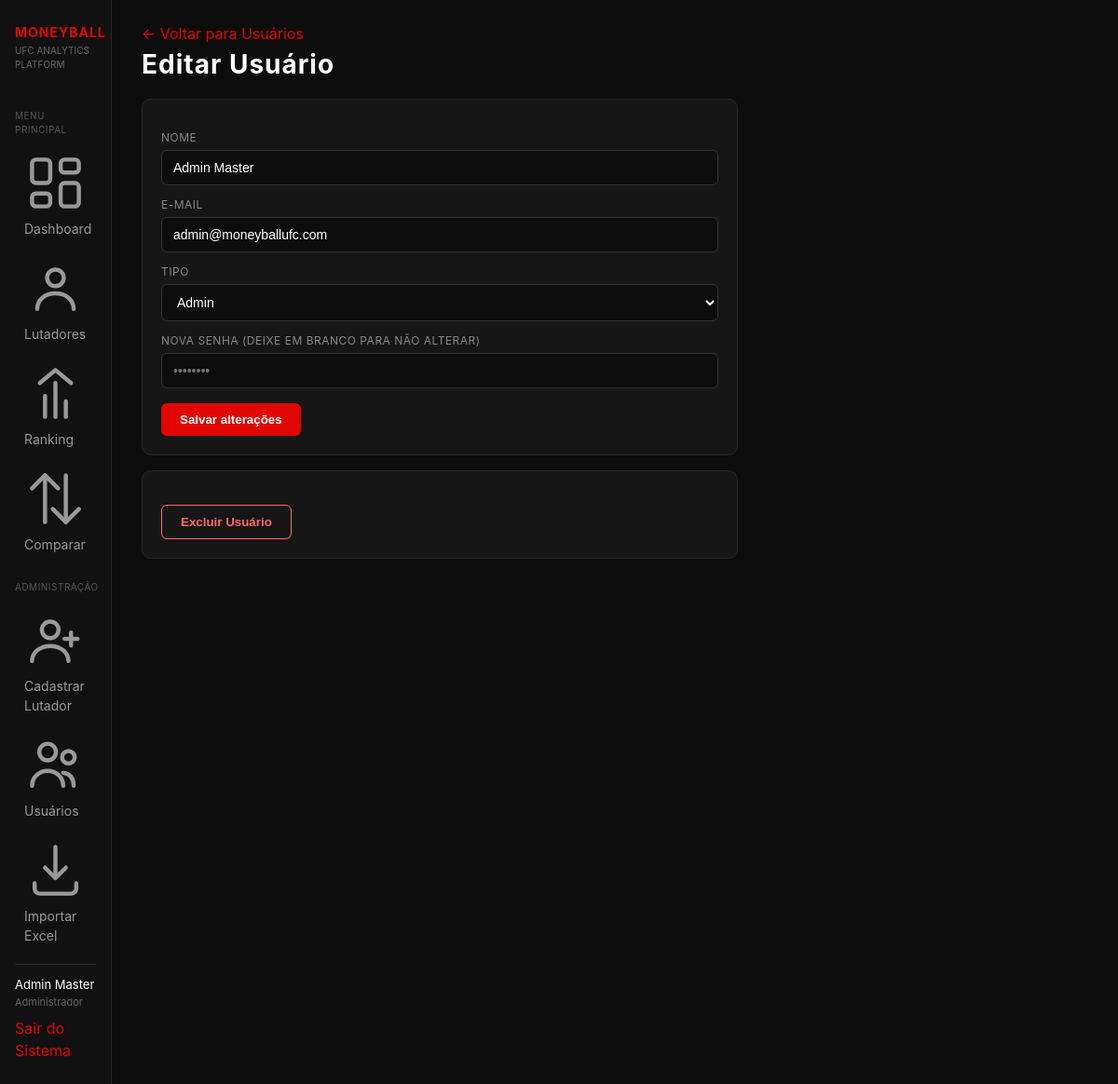
The page /moneyball/public/editar_usuario.php?id=1 (signed in) on the database its author committed.
### tables this page shows
CREATE TABLE `usuarios` (
  `id` int(11) NOT NULL,
  `nome` varchar(100) NOT NULL,
  `email` varchar(150) NOT NULL,
  `senha` varchar(255) NOT NULL,
  `tipo` enum('admin','comum') NOT NULL DEFAULT 'comum',
  `criado_em` datetime DEFAULT current_timestamp()
);

### moneyball/includes/funcoes_usuario.php (called while the page is built, shortened)
<?php
function buscarUsuarioPorId($conexao, $id) {
    $sql = "SELECT id, nome, email, tipo FROM usuarios WHERE id = ?";
    $stmt = mysqli_prepare($conexao, $sql);
    mysqli_stmt_bind_param($stmt, "i", $id);
    mysqli_stmt_execute($stmt);
    $usuario = mysqli_fetch_assoc(mysqli_stmt_get_result($stmt));
    return $usuario;
}

### moneyball/public/editar_usuario.php (the view, shortened to what this page needs)
<?php
require_once __DIR__ . "/../config/conexao.php";
require_once __DIR__ . "/../includes/funcoes_usuario.php";
$usuarioId = isset($_GET["id"]) ? (int) $_GET["id"] : 0;
$usuario = buscarUsuarioPorId($conexao, $usuarioId);
?>
<!DOCTYPE html>
<html lang="pt-br">
<head>
    <link rel="stylesheet" href="../css/style.css">
</head>
<body>
<div class="layout">
    <?php include __DIR__ . "/../includes/menu.php"; ?>
    <main class="conteudo">
    <a href="cadastrar_usuario.php">&larr; Voltar para Usuários</a>
    <h1>Editar Usuário</h1>
    <form method="POST" action="editar_usuario.php?id=<?php echo $usuarioId; ?>">
        <label>Nome</label>
        <input type="text" name="nome" value="<?php echo htmlspecialchars($usuario["nome"]); ?>" required>
        <label>E-mail</label>
        <input type="email" name="email" value="<?php echo htmlspecialchars($usuario["email"]); ?>" required>
        <label>Tipo</label>
        <select name="tipo">
            <option value="admin" <?php echo ($usuario["tipo"] === "admin") ? "selected" : ""; ?>>Admin</option>
        </select>
        <label>Nova senha (deixe em branco para não alterar)</label>
        <input type="password" name="nova_senha" placeholder="••••••••">
        <button type="submit">Salvar alterações</button>
    </form>
    <form method="POST" action="excluir_usuario.php" onsubmit="return confirm('Tem certeza que deseja excluir este usuário?');">
        <button type="submit" class="botao-perigo">Excluir Usuário</button>
    </form>
    </main>
</div>
</body>
</html>

### moneyball/css/style.css (style rules this page uses)
* { margin: 0; padding: 0; box-sizing: border-box; }
body { background-color: #0d0d0d; color: #e5e5e5; font-family: -apple-system, "Segoe UI", Roboto, Arial, sans-serif; padding: 24px 32px; line-height: 1.5; }
h1 { color: #ffffff; font-size: 28px; letter-spacing: 1px; margin-bottom: 4px; }
a { color: #e10600; text-decoration: none; }
form { background-color: #161616; border: 1px solid #262626; border-radius: 10px; padding: 20px; margin: 16px 0; max-width: 640px; }
label { display: block; color: #888888; font-size: 12px; text-transform: uppercase; letter-spacing: 0.5px; margin-top: 12px; margin-bottom: 4px; }
input[type="text"], input[type="email"], input[type="password"], input[type="number"], input[type="file"], select { width: 100%; background-color: #0d0d0d; border: 1px solid #333333; color: #ffffff; padding: 10px 12px; border-radius: 6px; font-size: 14px; }
button, input[type="submit"] { background-color: #e10600; color: #ffffff; border: none; padding: 10px 20px; border-radius: 6px; font-weight: bold; cursor: pointer; margin-top: 16px; }
.botao-perigo { background-color: transparent; border: 1px solid #ff6b6b; color: #ff6b6b; }
body { padding: 0; }
.layout { display: flex; min-height: 100vh; }
.conteudo { flex-grow: 1; padding: 24px 32px; overflow-x: auto; }

### rows shown on the page
usuarios: nome "Admin Master", email "admin@moneyballufc.com", tipo "Admin"

### other values the page prints
$_SESSION["usuario_nome"] "Admin Master"
